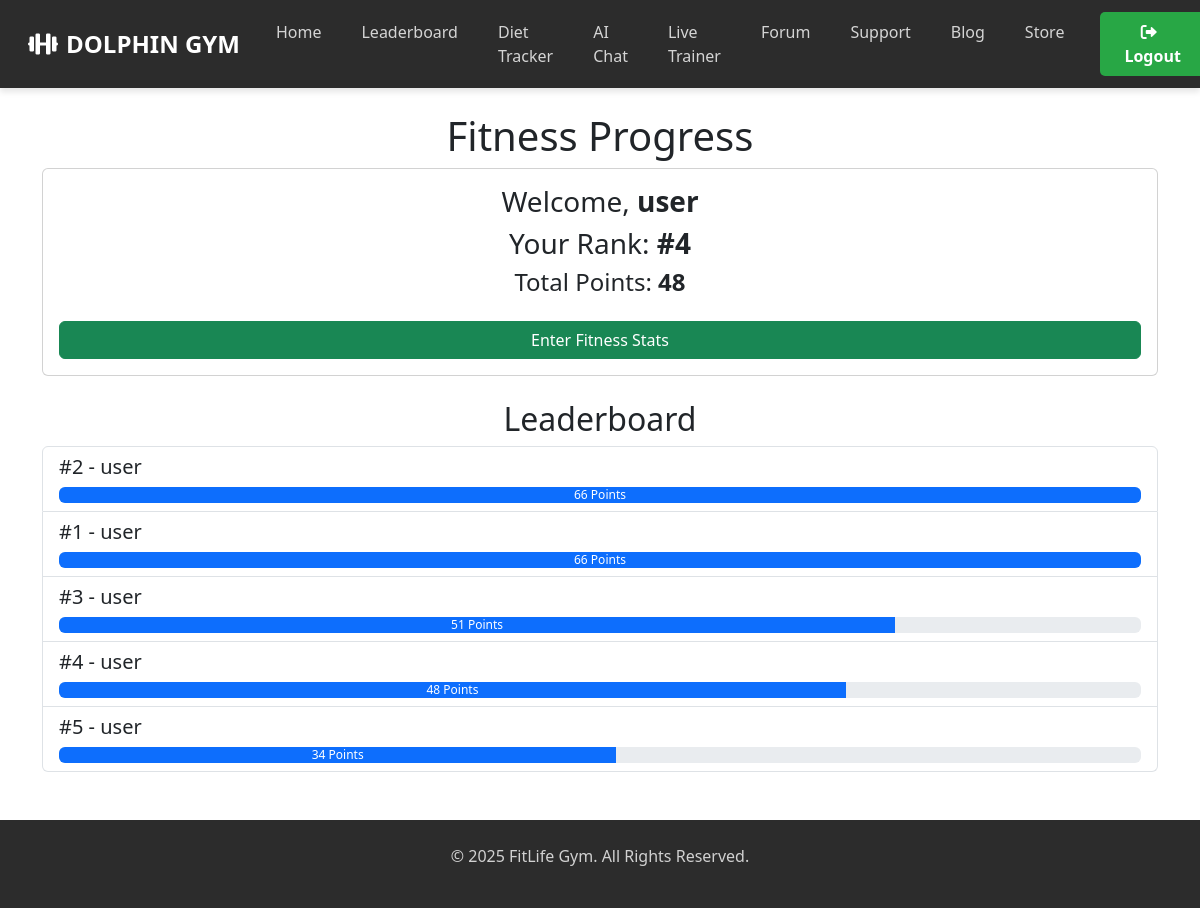
Screenshot of /index/dashboard/pages/leaderboard.php (signed in) with the database file from the repository.
### tables this page shows
CREATE TABLE `users` (
  `id` int(11) NOT NULL,
  `first_name` varchar(100) NOT NULL,
  `last_name` varchar(100) NOT NULL,
  `email` varchar(100) NOT NULL,
  `username` varchar(50) NOT NULL,
  `password` varchar(255) NOT NULL
);

CREATE TABLE `leaderboard` (
  `id` int(11) NOT NULL,
  `user_id` int(11) DEFAULT NULL,
  `total_points` int(10) DEFAULT NULL,
  `rank` int(11) DEFAULT NULL
);

### index/dashboard/pages/leaderboard.php (the view, shortened to what this page needs)
<?php
include_once "component/dashboard_header.php";
include_once "include/db.php";
$user_id = $_SESSION['userid'];
$query = "SELECT users.username, leaderboard.total_points, leaderboard.rank
          FROM leaderboard
          JOIN users ON leaderboard.user_id = users.id
          WHERE leaderboard.user_id = ?";
$stmt = $mysqli->prepare($query);
$stmt->bind_param("i", $user_id);
$stmt->execute();
$result = $stmt->get_result();
$user_data = $result->fetch_assoc();
$total_points = $user_data['total_points'] ?? 0;
$user_rank = $user_data['rank'] ?? "Unranked";
$username = $user_data['username'] ?? "Unknown";
$query = "SELECT users.username, leaderboard.total_points, leaderboard.rank
          FROM leaderboard
          JOIN users ON leaderboard.user_id = users.id
          ORDER BY leaderboard.total_points DESC";
$result = $mysqli->query($query);
$rank_data = [];
while ($row = $result->fetch_assoc()) {
    $rank_data[] = $row;
}
?>
<div class="container mt-4">
    <h1 class="text-center">Fitness Progress</h1>
    <div class="card p-3 mb-4 text-center">
        <h3>Welcome, <strong><?php echo $username; ?></strong></h3>
        <h3>Your Rank: <strong>#<?php echo $user_rank; ?></strong></h3>
        <h4>Total Points: <strong><?php echo $total_points; ?></strong></h4>
        <button class="btn btn-success mt-3" id="openFormBtn">Enter Fitness Stats</button>
    </div>
    <h2 class="text-center">Leaderboard</h2>
    <div class="list-group">
        <?php foreach ($rank_data as $index => $user) {
            $progress = ($user['total_points'] / max(array_column($rank_data, 'total_points'))) * 100;
        ?>
            <div class="list-group-item">
                <h5>#<?php echo $user['rank']; ?> - <?php echo htmlspecialchars($user['username']); ?></h5>
                <div class="progress">
                    <div class="progress-bar" role="progressbar" style="width: <?php echo $progress; ?>%;"
                         aria-valuenow="<?php echo $user['total_points']; ?>" aria-valuemin="0"
                         aria-valuemax="100">
                        <?php echo $user['total_points']; ?> Points
                    </div>
                </div>
            </div>
        <?php } ?>
    </div>
</div>
<?php
include_once "component/dashboard_footer.php";
?>

### rows the page displays
users: username "user"
leaderboard: rank "4", total_points "48", user.username "user"
leaderboard: rank "2", user.username "user", total_points "66"
leaderboard: rank "1", user.username "user", total_points "66"
leaderboard: rank "3", user.username "user", total_points "51"
leaderboard: rank "5", user.username "user", total_points "34"
